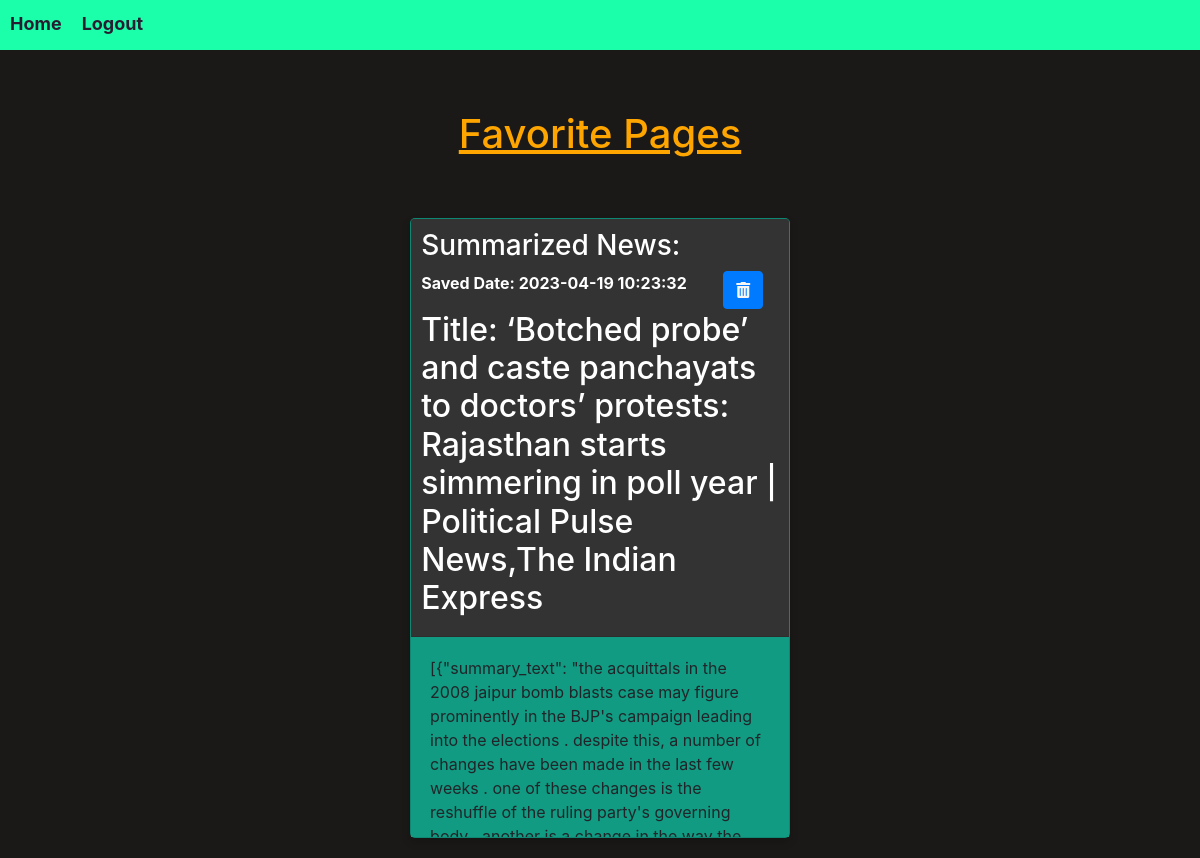
Page /show_fav (signed in) on the committed database.
### tables this page shows
CREATE TABLE Page (id INTEGER PRIMARY KEY,title TEXT NOT NULL, description TEXT ,transTitle TEXT,transPara TEXT,created_date DATE  DEFAULT (datetime('now', 'localtime')),user_id INTEGER NOT NULL);

### app.py (the view)
@app.route('/show_fav',methods=['GET','POST'])
def show_fav():
    if 'user_id' in session:
        db = get_db()
        cursor = db.cursor()
        cursor.execute("SELECT * FROM Page WHERE user_id=? ",(session['user_id'],))
        favorites = cursor.fetchall()
        return render_template('show_fav.html', favorites=favorites)
    else:
        return redirect(url_for('login'))

### app.py (called while the page is built)
def get_db():
    db=getattr(g,'_database',None)
    if db is None:
        db=g._database=sqlite3.connect((DATABASE))
    return db

@app.teardown_appcontext
def close_conn(exception):
    db=getattr(g,' _database',None)
    if db is not None:
        db.close()

### templates/show_fav.html (shortened to what this page needs)
<!DOCTYPE html>
<html lang="en">
    <head>
      <link rel="stylesheet" href="https://stackpath.bootstrapcdn.com/bootstrap/4.3.1/css/bootstrap.min.css"
>
  <link rel="stylesheet" href="https://cdnjs.cloudflare.com/ajax/libs/font-awesome/5.9.0/css/all.min.css">
      <link rel="stylesheet" href="https://cdnjs.cloudflare.com/ajax/libs/font-awesome/5.15.3/css/all.min.css" />
    </head>
    <body>
      <div class="header">
        <nav>
          <ul class="head_cont">
            <li><a href="{{ url_for('protected_page') }}">Home</a></li>
            <li><a href="{{ url_for('logout') }}">Logout</a></li>
          </ul>
        </nav>
      </div>
        <h1>Favorite Pages</h1>
        <div class="card-container">
            {% for favorite in favorites %}
            <div class="card">
                <div class="card-header">
                <h3>Summarized News: </h3>
                <form method="post" action="/delete_fav/{{ favorite[0] }}">
                  <button type="submit" class="btn btn-primary"  id="delete-btn"><i class="fa fa-trash-alt"></i></button>
                </form>
                <p style="position: relative;">Saved Date: {{favorite[5]}} </p>
                <h2>Title:  {{favorite[1]}}</h2>
                </div>
                <div class="card-body">
                <p>{{ favorite[2]|safe }}</p>
            </div>
            </div>
            {% endfor %}
    </div>
    </body>
</html>

### templates/show_fav.html (style rules this page uses)
body { background-color: rgb(27, 25, 24); }
.header { background-color: rgb(27, 255, 171);; color: #fff; position: relative; height: 50px; }
nav { display: flex; justify-content: space-between; }
nav ul { list-style: none; margin: 0; padding: 0; display: flex; }
nav ul li { margin: 10px; text-decoration-line: none; font-weight: bolder; cursor: pointer; font-size: 18px; }
.head_cont li a { text-decoration: none; }
nav ul li a { text-decoration: none; color: #281e32; }
h1 { text-align: center; margin: 5%; color: orange; text-decoration: underline; }
.card-container { display: flex; flex-wrap: wrap; justify-content: space-evenly; }
.card { width: calc(33.3% - 20px); margin-bottom: 20px; box-shadow: 0 4px 8px 0 rgba(0, 0, 0, 0.2); transition: 0.3s; border-radius: 5px; background-color: #109b82; }
.card-header { background-color: #333; color: #fff; padding: 10px; font-weight: bold; border-radius: 5px 5px 0 0; }
.card-body { max-height: 200px; overflow: auto; background-color: #109b82; padding: 5%; }
#delete-btn { position:absolute; margin-left: 80%; color: whitesmoke; }

### rows in the picture
Page: created_date "2023-04-19 10:23:32", title "‘Botched probe’ and caste panchayats to doctors’ protests: Rajasthan starts simmering in poll year | Political Pulse News,The Indian Express", description "[{\"summary_text\": \"the acquittals in the 2008 jaipur bomb blasts case may figure prominently in the BJP's campaign leading into the elections . despite this, a number of changes have been made in the last few weeks . one of these changes is the reshuffle of the ruling party's governing…"
